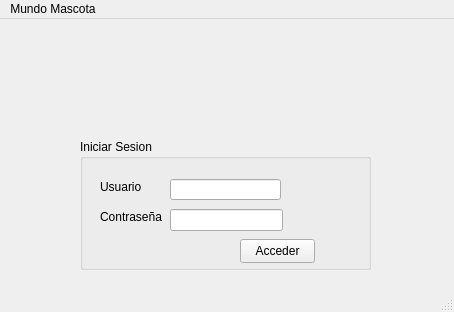
<?xml version="1.0" encoding="UTF-8"?>
<ui version="4.0">
 <class>MainWindow</class>
 <widget class="QMainWindow" name="MainWindow">
  <property name="geometry">
   <rect>
    <x>0</x>
    <y>0</y>
    <width>454</width>
    <height>312</height>
   </rect>
  </property>
  <property name="windowTitle">
   <string>MainWindow</string>
  </property>
  <widget class="QWidget" name="widget">
   <property name="enabled">
    <bool>true</bool>
   </property>
   <widget class="QGroupBox" name="groupBox">
    <property name="geometry">
     <rect>
      <x>80</x>
      <y>120</y>
      <width>291</width>
      <height>131</height>
     </rect>
    </property>
    <property name="title">
     <string>Iniciar Sesion</string>
    </property>
    <widget class="QLabel" name="label">
     <property name="geometry">
      <rect>
       <x>20</x>
       <y>40</y>
       <width>49</width>
       <height>16</height>
      </rect>
     </property>
     <property name="text">
      <string>Usuario</string>
     </property>
    </widget>
    <widget class="QLabel" name="label_2">
     <property name="geometry">
      <rect>
       <x>20</x>
       <y>70</y>
       <width>71</width>
       <height>16</height>
      </rect>
     </property>
     <property name="text">
      <string>Contraseña</string>
     </property>
    </widget>
    <widget class="QLineEdit" name="lineEdit_usuario">
     <property name="geometry">
      <rect>
       <x>90</x>
       <y>40</y>
       <width>111</width>
       <height>21</height>
      </rect>
     </property>
    </widget>
    <widget class="QLineEdit" name="lineEdit_contrasenia">
     <property name="geometry">
      <rect>
       <x>90</x>
       <y>70</y>
       <width>113</width>
       <height>22</height>
      </rect>
     </property>
    </widget>
    <widget class="QPushButton" name="pushButton_acceder">
     <property name="geometry">
      <rect>
       <x>160</x>
       <y>100</y>
       <width>75</width>
       <height>24</height>
      </rect>
     </property>
     <property name="text">
      <string>Acceder</string>
     </property>
    </widget>
   </widget>
   <widget class="QLabel" name="label_3">
    <property name="geometry">
     <rect>
      <x>80</x>
      <y>30</y>
      <width>291</width>
      <height>81</height>
     </rect>
    </property>
    <property name="text">
     <string/>
    </property>
    <property name="pixmap">
     <pixmap resource="imagen.qrc">:/imagen/mascota.png</pixmap>
    </property>
    <property name="scaledContents">
     <bool>true</bool>
    </property>
   </widget>
  </widget>
  <widget class="QStatusBar" name="statusbar"/>
  <widget class="QMenuBar" name="menubar">
   <property name="geometry">
    <rect>
     <x>0</x>
     <y>0</y>
     <width>454</width>
     <height>22</height>
    </rect>
   </property>
   <widget class="QMenu" name="menuMundo_Mascota">
    <property name="title">
     <string>Mundo Mascota</string>
    </property>
   </widget>
   <addaction name="menuMundo_Mascota"/>
  </widget>
 </widget>
 <resources>
  <include location="imagen.qrc"/>
 </resources>
 <connections/>
</ui>
